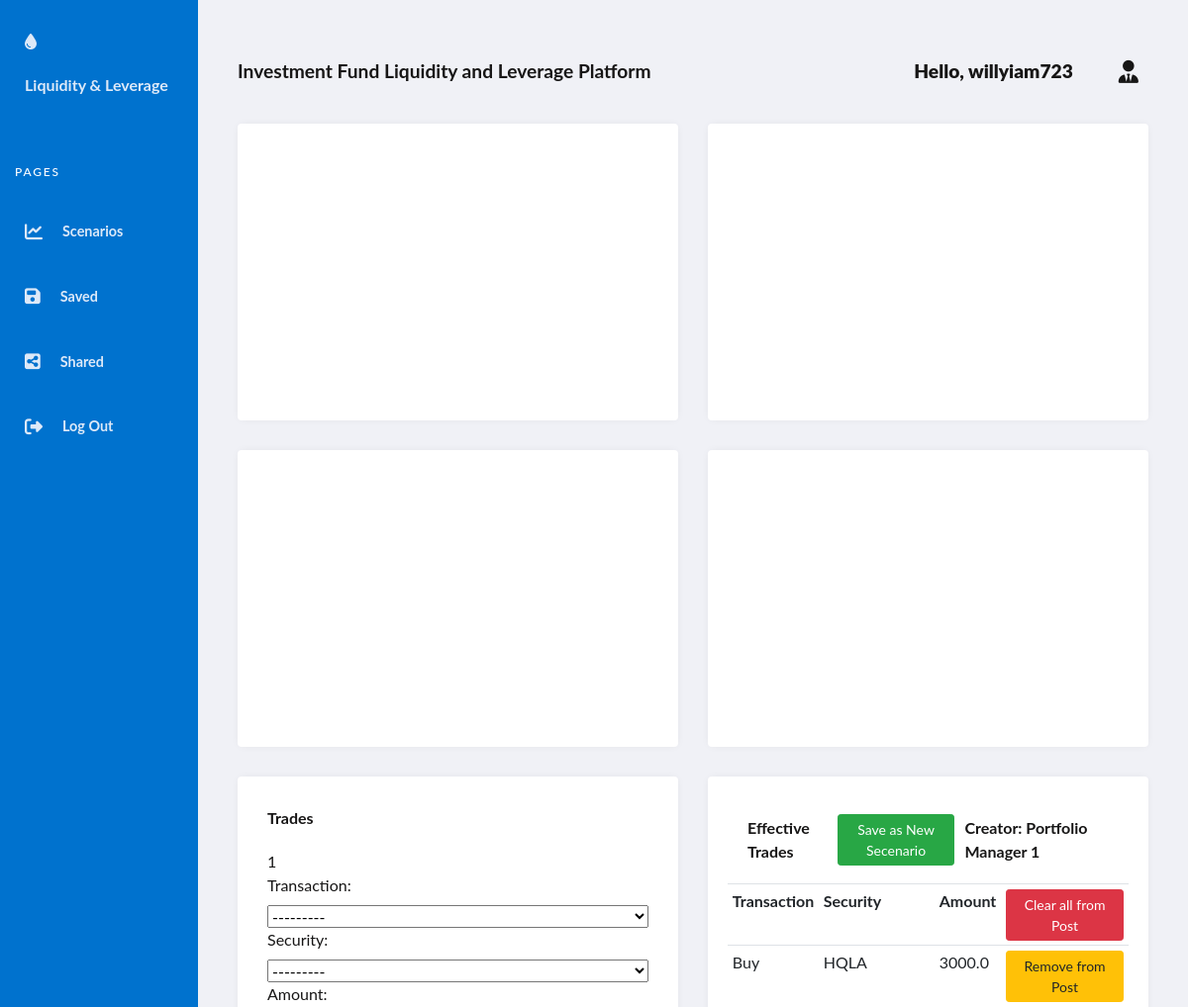
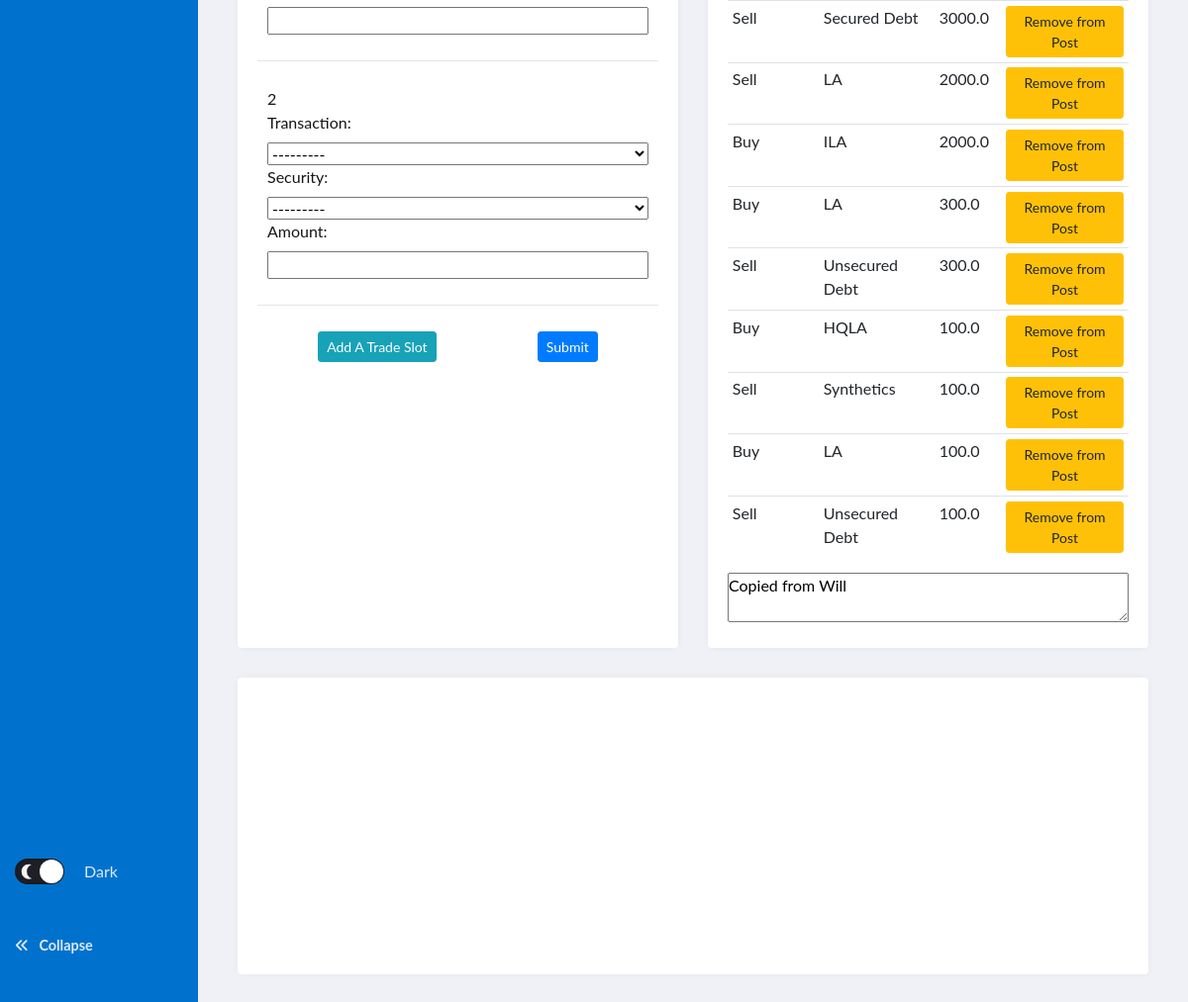
Screenshot of /?postid=21 (signed in) with the database file from the repository (2 pictures, top to bottom).
### fund/models.py (models this page shows, shortened)
class User(AbstractUser):
    pass

class Post(models.Model):
    user = models.ForeignKey(User, on_delete=models.CASCADE, related_name='post_user')
    content = models.CharField(max_length=6400)
    date_time = models.DateTimeField()
    like = models.ManyToManyField(User, blank=True, related_name='liking')
    trade = models.ManyToManyField(Trade, blank=True, related_name='trade_post')
    publish = models.BooleanField(default=False)
    def __str__(self):
        trades_str = ""
        for trade in self.trade.all():
            trades_str+=" "+ str(trade.id)
        return f"{self.user} posted {self.content} on {self.date_time} had trade ids: {trades_str}, with {self.like.count()} likes"

class Trade(models.Model):
    CODE = (
        ("Buy", "Buy"),
        ("Sell", "Sell")
    )
    CLASSIFICATION = (
        ("HQLA", "HQLA"),
        ("LA", "LA"),
        ("ILA", "ILA"),
        ("Secured Debt", "Secured Debt"),
        ("Unsecured Debt", "Unsecured Debt"),
        ("Synthetics", "Synthetics")
    )
    user = models.ForeignKey(User, on_delete=models.CASCADE, related_name='trade_user')
    transaction = models.CharField(max_length=50, choices=CODE)
    security = models.CharField(max_length=50, choices=CLASSIFICATION)
    amount = models.FloatField()

### fund/views.py (the view)
# urls.py: path("", views.scenarios, name="scenarios"),
def scenarios(request):
    add_trade_form = request.GET.get("add")
    postid = request.GET.get("postid")
    print(postid)
    if add_trade_form is None:
        TradeFormSet = inlineformset_factory(User, Trade, fields=("transaction", "security", "amount"), can_delete = False, max_num=2)
    else:
        TradeFormSet = inlineformset_factory(User, Trade, fields=("transaction", "security", "amount"), can_delete = False, extra=int(add_trade_form)+1)
    userid = request.user.id
    if userid:
        user = User.objects.get(id=userid)
        if postid:
            post = Post.objects.get(id=postid)
            if post.publish == True:
                post.publish = "Unpublish"
            elif post.publish == False:
                post.publish = "Publish"
            if post.user == user:
                save_post = "Save Scenario Description"
            else:
                save_post = "Save as New Secenario"
            extrade = post.trade.all()
        else:
            extrade = Trade.objects.filter(user=user)
    else:
        extrade = []
    formset_empty = TradeFormSet()
    if (postid is None) or (userid is None):
        post = []
        save_post = "Save Scenario"
    if request.method == "POST":
        formset = TradeFormSet(request.POST, instance=user)
        if formset.is_valid():
            formset.save()
            trades = Trade.objects.filter(user=user)
            trades = trades.order_by("-id")[:int(request.POST['trade_user-TOTAL_FORMS'])]
            if postid:
                for trade in trades:
                    post.trade.add(trade)
                return redirect('/?postid={}'.format(postid))
        return redirect("scenarios")
    else:
        print(post)
        print(save_post)
        return render(request, "fund/scenarios.html", {
            "formset_empty":formset_empty,
            "extrade":extrade,
            "post":post,
            "save_post": save_post
            })

### fund/templates/fund/scenarios.html (shortened to what this page needs)
{% extends "fund/main_page.html" %}
{% load static %}
{% block content %}
<div id="scenarios-view">
    <section class="grid">
        <article class="grid-chart">
            <div class="grid-cell">
                <div id="hisTrend"></div>
            </div>
        </article>
        <article class="grid-chart">
            <div class="grid-cell">
                <div id="assetComp"></div>
            </div>
        </article>
        <article class="grid-chart">
            <div class="grid-cell">
                <div id="liqImpact"></div>
            </div>
        </article>
        <article class="grid-chart">
            <div class="grid-cell">
                <div id="levImpact"></div>
            </div>
        </article>
        <article class="grid-group">
            <div class="grid-cell">
                <div class="trade-form-wrapper">
                    <div class="trade-form">Trades</div>
                        <form id="form" class="form" action="{% url 'scenarios' %}" method="POST">
                            {% for form in formset_empty %}
                                <div class="formset">
                                    <aside id="num_forms"> {{ forloop.counter }}</aside>
                                    {{form}}
                                </div>
                                <hr>
                            {% endfor %}
                            <div id="button-wrapper">
                                <a id="add_form" href="#" class="btn btn-sm btn-info" name="Add">Add A Trade Slot</a>
                                <input id="submit-form" type="submit" class="btn btn-sm btn-primary" name="Submit">
                            </div>
                        </form>
                </div>
            </div>
        </article>
        <article class="grid-group">
            <div class="grid-cell">
                <div class="effective-trades">
                    <div id="button-wrapper-header">
                        <div>Effective Trades</div>
                        <a id="save-post" href="#" class="btn btn-sm btn-success" name="save-post">{{ save_post }}</a>
                        <div hidden id="post_user">Creator: {{ post.user }}</div>
                    </div>
                    <table class="table table-sm">
                        <tr>
                            <th>Transaction</th>
                            <th>Security</th>
                            <th>Amount</th>
                            <th>
                                <a id="delete-all-button" href="{% url 'remove_all' %}" class="btn btn-sm btn-danger"><strong>Delete All</strong></a>
                            </th>
                        </tr>
                        {% for trade in extrade %}
                        <tr>
                            <td>{{trade.transaction}}</td>
                            <td>{{trade.security}}</td>
                            <td>{{trade.amount}}</td>
                            <td>
                                <a id="remove-button" href="{% url 'remove' trade.id %}" class="btn btn-sm btn-warning">Delete</a>
                            </td>
                        </tr>
                        {% endfor %}
                    </table>
                    <textarea id="scenario_content" placeholder="Enter description for the scenario">{{ post.content }}</textarea>
                </div>
            </div>
        </article>
        <article class="grid-chart">
        </article>
    </section>
</div>
{% endblock %}

### fund/templates/fund/main_page.html (shortened to what this page needs)
{% load static %}
<!DOCTYPE html>
<html lang="en">
    <head>
        <link rel="stylesheet" href="https://stackpath.bootstrapcdn.com/bootstrap/4.3.1/css/bootstrap.min.css">
        <link rel="stylesheet" href="{% static 'fund/styles.css' %}">
    </head>
    <body>
        <header class="page-header">
            <nav>
                <a href="#0" class="logo">
                <div width="140" height="49">
                    <i class="fas fa-tint"></i>
                </div>
                <span class="title">Liquidity & Leverage</span>
                </a>
                <ul class="admin-menu">
                <li class="menu-heading">
                    <h3>Pages</h3>
                </li>
                <li>
                    <a id="scenarios" class="nav-link" href={% url 'scenarios' %}>
                        <div>
                        </div>
                        <span>Scenarios</span>
                </li>
                <li>
                    <a class="nav-link" href="{% url 'saved' %}">
                    <div>
                    </div>
                    <span>Saved</span>
                    </a>
                </li>
                <li>
                    <a class="nav-link" href="{% url 'shared' %}">
                    <div>
                    </div>
                    <span>Shared</span>
                    </a>
                </li>
                {% if user.is_authenticated %}
                    <li class="nav-item">
                        <a class="nav-link" href="{% url 'logout' %}">
                        <div>
                        </div>
                        <span>Log Out</span>
                        </a>
                    </li>
                {% endif %}
                <li>
                    <div class="switch">
                        <label for="mode">
                            <span></span>
                            <span>Dark</span>
                        </label>
                    </div>
                    <button class="collapse-btn" aria-expanded="true" aria-label="collapse menu">
                    <section aria-hidden="true">
                        <i class="fas fa-angle-double-left"></i>
                    </section>
                    <span>Collapse</span>
                    </button>
                </li>
                </ul>
            </nav>
        </header>
        <section class="page-content">
            <section class="title-and-user">
                <div>Investment Fund Liquidity and Leverage Platform</div>
                <div class="admin-profile">
                <span class="greeting">
                    {% if user.is_authenticated %}
                            <a class="nav-link" href="#"><strong id="username">Hello, {{ user.username }}</strong></a>
                    {% endif %}
                </span>
                <div class="notifications">
                    <i class="fas fa-user-tie"></i>
                </div>
                </div>
            </section>
                {% block content %}
                {% endblock %}
        </section>
    </body>
</html>

### rows the page displays
User: username "willyiam723"
Post: user "Portfolio Manager 1", content "Copied from Will"
Trade: transaction "Buy", security "HQLA", amount "3000.0"
Trade: transaction "Sell", security "Secured Debt", amount "3000.0"
Trade: transaction "Sell", security "LA", amount "2000.0"
Trade: transaction "Buy", security "ILA", amount "2000.0"
Trade: transaction "Buy", security "LA", amount "300.0"
Trade: transaction "Sell", security "Unsecured Debt", amount "300.0"
Trade: transaction "Buy", security "HQLA", amount "100.0"
Trade: transaction "Sell", security "Synthetics", amount "100.0"
Trade: transaction "Buy", security "LA", amount "100.0"
Trade: transaction "Sell", security "Unsecured Debt", amount "100.0"

### other values shown
{{ save_post }} "Save as New Secenario"
